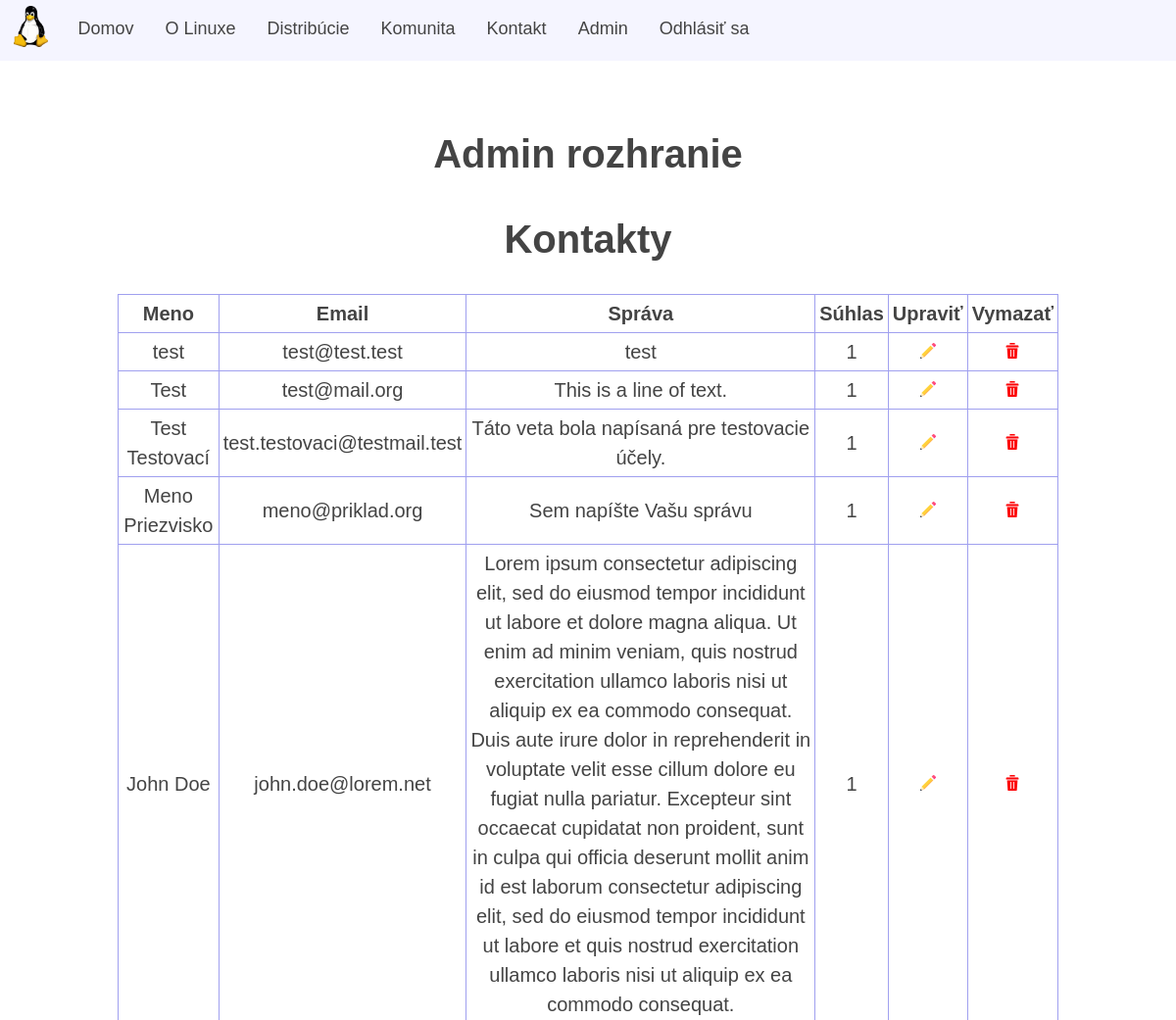
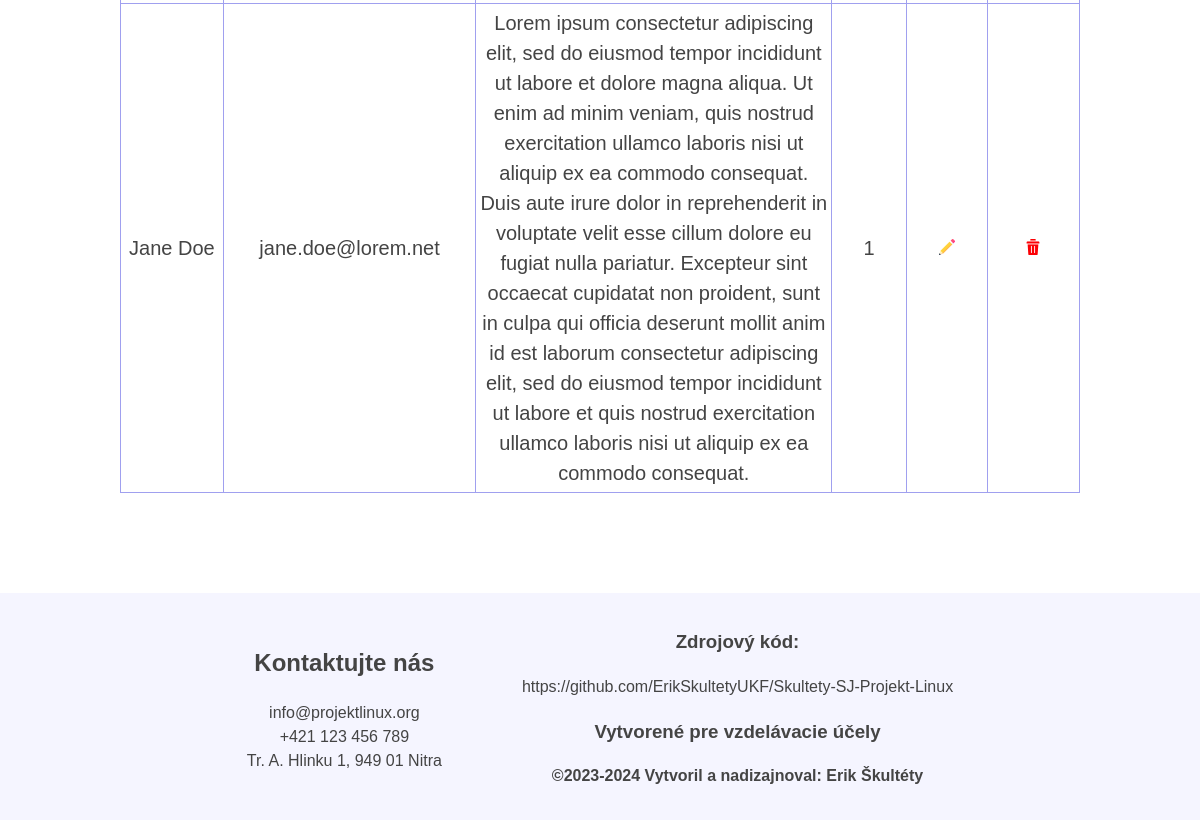
The page /templates/admin.php (signed in) on the database its author committed (2 pictures, top to bottom).
### tables this page shows
CREATE TABLE `contact` (
  `id` int(11) NOT NULL,
  `name` text NOT NULL,
  `email` text NOT NULL,
  `message` text NOT NULL,
  `accept_status` tinyint(1) DEFAULT NULL
);

### _inc/classes/Database.php (called while the page is built)
<?php
    class Database {
        private $host = 'localhost';
        private $dbName = 'Skultety-SJ-Projekt-Linux';
        private $userName = 'root';
        private $password = '';
        protected function dbConnection() {
            try {
                $connection = new PDO("mysql:host=" . $this->host . ";dbname=" . $this->dbName . ";charset=utf8",
                                      $this->userName,
                                      $this->password);
                $connection->setAttribute(PDO::ATTR_ERRMODE, PDO::ERRMODE_WARNING);
                $connection->setAttribute(PDO::ATTR_DEFAULT_FETCH_MODE,PDO::FETCH_OBJ);
                return $connection;
            } catch(PDOException $e) {
                die("Chyba pripojenia k databáze: " . $e->getMessage());
            }
        }
    }
?>

### _inc/classes/Contact.php (called while the page is built, shortened)
<?php
    class Contact extends Database {
        private $db;
        public function __construct() {
            $this->db = $this->dbConnection();
        }
        public function select() {
            try {
                $sql = "SELECT * FROM contact";
                $query = $this->db->query($sql);
                $contact = $query->fetchAll();
                return $contact;
            } catch (PDOException $e){
                echo($e->getMessage());
            }
        }
    }
?>

### templates/partials/admin-contact.php (the view, shortened to what this page needs)
<?php
    echo '<h1 class="text-center">Admin rozhranie</h1>';
    echo '<h1 class="text-center">Kontakty</h1>';
    $contactObject = new Contact();
    $contacts = $contactObject->select();
    echo '<table class="text-center">';
    echo '<tr>
            <th>Meno</th>
            <th>Email</th>
            <th>Správa</th>
            <th>Súhlas</th>
            <th>Upraviť</th>
            <th>Vymazať</th>
        </tr>';
    foreach($contacts as $c){
        echo '<tr>';
        echo '<td>'.$c->name;'</td>';
        echo '<td>'.$c->email;'</td>';
        echo '<td>'.$c->message;'</td>';
        echo '<td>'.$c->accept_status;'</td>';
        echo '<td>
                <form class="text-center" action="contact-update.php" method="POST">
                    <button class="table-button" type="submit" name="editContact" value="'.$c->id.'"'.'><img src="/Skultety-SJ-Projekt-Linux/assets/img/misc/edit.png" class="table-button"></button>
                </form>
                </td>';
        echo '<td>
                <form class="text-center" action="" method="POST">
                    <button class="table-button" type="submit" name="deleteContact" value="'.$c->id.'"'.'><img src="/Skultety-SJ-Projekt-Linux/assets/img/misc/delete.png" class="table-button"></button>
                </form>
                </td>';
        echo '</tr>';
    }
    echo '</table>';
?>

### assets/css/style.css (style rules this page uses)
*, *::before, *::after { box-sizing: inherit; }
body { display: flex; flex-direction: column; min-height: 100dvh; margin: 0; font-family: "liberation sans", "arial"; font-size: 1.25rem; line-height: 1.5; }
.text-center { text-align: center; }
table, th, td { padding: 0.25rem; border: 1px solid #a0a0ef; border-collapse: collapse; }
table { margin-left: auto; margin-right: auto; }
.table-button { background-color: #fff; border: 0; width: 1rem; cursor: pointer; }

### rows shown on the page
contact: name "test", email "test@test.test", message "test", accept_status "1"
contact: name "Test", email "test@mail.org", message "This is a line of text.", accept_status "1", $c->id 2 (drawn)
contact: name "Test Testovací", email "test.testovaci@testmail.test", message "Táto veta bola napísaná pre testovacie účely.", accept_status "1", $c->id 4 (drawn)
contact: name "Meno Priezvisko", email "meno@priklad.org", message "Sem napíšte Vašu správu", accept_status "1", $c->id 5 (drawn)
contact: name "John Doe", email "john.doe@lorem.net", message "Lorem ipsum consectetur adipiscing elit, sed do eiusmod tempor incididunt ut labore et dolore magna aliqua. Ut enim ad minim veniam, quis nostrud exercitation ullamco laboris nisi ut aliquip ex ea commodo consequat. Duis aute irure dolor in reprehenderit in voluptate velit esse cillum dolore eu fugiat nulla pariatur. Excepteur sint occaecat cupidatat non proident, sunt in culpa qui officia deserunt mollit anim id est laborum consectetur adipiscing elit, sed do eiusmod tempor incididunt ut labore et quis nostrud exercitation ullamco laboris nisi ut aliquip ex ea commodo consequat.", accept_status "1", $c->id 6 (drawn)
contact: name "Jane Doe", email "jane.doe@lorem.net", message "Lorem ipsum consectetur adipiscing elit, sed do eiusmod tempor incididunt ut labore et dolore magna aliqua. Ut enim ad minim veniam, quis nostrud exercitation ullamco laboris nisi ut aliquip ex ea commodo consequat. Duis aute irure dolor in reprehenderit in voluptate velit esse cillum dolore eu fugiat nulla pariatur. Excepteur sint occaecat cupidatat non proident, sunt in culpa qui officia deserunt mollit anim id est laborum consectetur adipiscing elit, sed do eiusmod tempor incididunt ut labore et quis nostrud exercitation ullamco laboris nisi ut aliquip ex ea commodo consequat.", accept_status "1", $c->id 7 (drawn)

### other values the page prints
$pageName "Domov"
$pageName "O Linuxe"
$pageName "Distribúcie"
$pageName "Komunita"
$pageName "Kontakt"
$pageName "Admin"
$pageName "Odhlásiť sa"
